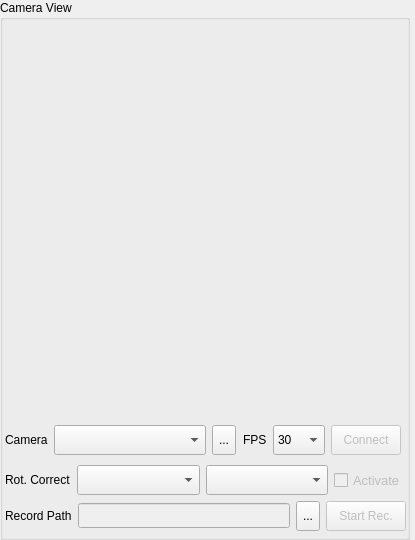
<?xml version="1.0" encoding="UTF-8"?>
<ui version="4.0">
 <class>EndoscopeView</class>
 <widget class="QWidget" name="EndoscopeView">
  <property name="geometry">
   <rect>
    <x>0</x>
    <y>0</y>
    <width>415</width>
    <height>540</height>
   </rect>
  </property>
  <property name="sizePolicy">
   <sizepolicy hsizetype="Fixed" vsizetype="Fixed">
    <horstretch>0</horstretch>
    <verstretch>0</verstretch>
   </sizepolicy>
  </property>
  <property name="minimumSize">
   <size>
    <width>415</width>
    <height>540</height>
   </size>
  </property>
  <property name="maximumSize">
   <size>
    <width>415</width>
    <height>540</height>
   </size>
  </property>
  <property name="windowTitle">
   <string>Form</string>
  </property>
  <widget class="QGroupBox" name="groupBox">
   <property name="geometry">
    <rect>
     <x>0</x>
     <y>0</y>
     <width>410</width>
     <height>540</height>
    </rect>
   </property>
   <property name="title">
    <string>Camera View</string>
   </property>
   <widget class="QLabel" name="cameraView">
    <property name="geometry">
     <rect>
      <x>5</x>
      <y>20</y>
      <width>400</width>
      <height>400</height>
     </rect>
    </property>
    <property name="sizePolicy">
     <sizepolicy hsizetype="Fixed" vsizetype="Fixed">
      <horstretch>0</horstretch>
      <verstretch>0</verstretch>
     </sizepolicy>
    </property>
    <property name="minimumSize">
     <size>
      <width>400</width>
      <height>400</height>
     </size>
    </property>
    <property name="maximumSize">
     <size>
      <width>400</width>
      <height>400</height>
     </size>
    </property>
    <property name="text">
     <string/>
    </property>
   </widget>
   <widget class="QWidget" name="gridLayoutWidget">
    <property name="geometry">
     <rect>
      <x>240</x>
      <y>420</y>
      <width>171</width>
      <height>41</height>
     </rect>
    </property>
    <layout class="QGridLayout" name="gridLayout">
     <property name="leftMargin">
      <number>3</number>
     </property>
     <property name="rightMargin">
      <number>10</number>
     </property>
     <item row="0" column="0">
      <widget class="QLabel" name="label_2">
       <property name="sizePolicy">
        <sizepolicy hsizetype="Fixed" vsizetype="Preferred">
         <horstretch>0</horstretch>
         <verstretch>0</verstretch>
        </sizepolicy>
       </property>
       <property name="text">
        <string>FPS</string>
       </property>
      </widget>
     </item>
     <item row="0" column="1">
      <widget class="QComboBox" name="fpsComboBox">
       <property name="minimumSize">
        <size>
         <width>0</width>
         <height>30</height>
        </size>
       </property>
       <property name="maximumSize">
        <size>
         <width>16777215</width>
         <height>30</height>
        </size>
       </property>
       <item>
        <property name="text">
         <string>30</string>
        </property>
       </item>
       <item>
        <property name="text">
         <string>60</string>
        </property>
       </item>
      </widget>
     </item>
     <item row="0" column="2">
      <widget class="QPushButton" name="connectButton">
       <property name="enabled">
        <bool>false</bool>
       </property>
       <property name="sizePolicy">
        <sizepolicy hsizetype="Fixed" vsizetype="Fixed">
         <horstretch>0</horstretch>
         <verstretch>0</verstretch>
        </sizepolicy>
       </property>
       <property name="minimumSize">
        <size>
         <width>70</width>
         <height>30</height>
        </size>
       </property>
       <property name="maximumSize">
        <size>
         <width>70</width>
         <height>30</height>
        </size>
       </property>
       <property name="text">
        <string>Connect</string>
       </property>
      </widget>
     </item>
    </layout>
   </widget>
   <widget class="QWidget" name="gridLayoutWidget_2">
    <property name="geometry">
     <rect>
      <x>0</x>
      <y>420</y>
      <width>241</width>
      <height>41</height>
     </rect>
    </property>
    <layout class="QGridLayout" name="gridLayout_2">
     <property name="leftMargin">
      <number>5</number>
     </property>
     <property name="rightMargin">
      <number>5</number>
     </property>
     <item row="0" column="0">
      <widget class="QLabel" name="label">
       <property name="sizePolicy">
        <sizepolicy hsizetype="Fixed" vsizetype="Preferred">
         <horstretch>0</horstretch>
         <verstretch>0</verstretch>
        </sizepolicy>
       </property>
       <property name="text">
        <string>Camera</string>
       </property>
      </widget>
     </item>
     <item row="0" column="1">
      <widget class="QComboBox" name="cameraComboBox">
       <property name="minimumSize">
        <size>
         <width>0</width>
         <height>30</height>
        </size>
       </property>
       <property name="maximumSize">
        <size>
         <width>16777215</width>
         <height>30</height>
        </size>
       </property>
      </widget>
     </item>
     <item row="0" column="2">
      <widget class="QToolButton" name="cameraRefreshButton">
       <property name="minimumSize">
        <size>
         <width>0</width>
         <height>30</height>
        </size>
       </property>
       <property name="maximumSize">
        <size>
         <width>16777215</width>
         <height>30</height>
        </size>
       </property>
       <property name="text">
        <string>...</string>
       </property>
      </widget>
     </item>
    </layout>
   </widget>
   <widget class="QWidget" name="gridLayoutWidget_3">
    <property name="geometry">
     <rect>
      <x>0</x>
      <y>460</y>
      <width>411</width>
      <height>41</height>
     </rect>
    </property>
    <layout class="QGridLayout" name="gridLayout_3">
     <property name="leftMargin">
      <number>5</number>
     </property>
     <property name="rightMargin">
      <number>5</number>
     </property>
     <item row="0" column="0">
      <widget class="QLabel" name="label_3">
       <property name="sizePolicy">
        <sizepolicy hsizetype="Fixed" vsizetype="Preferred">
         <horstretch>0</horstretch>
         <verstretch>0</verstretch>
        </sizepolicy>
       </property>
       <property name="text">
        <string>Rot. Correct</string>
       </property>
      </widget>
     </item>
     <item row="0" column="1">
      <widget class="QComboBox" name="rotCorrectEquipComboBox">
       <property name="enabled">
        <bool>true</bool>
       </property>
       <property name="minimumSize">
        <size>
         <width>0</width>
         <height>30</height>
        </size>
       </property>
       <property name="maximumSize">
        <size>
         <width>16777215</width>
         <height>30</height>
        </size>
       </property>
      </widget>
     </item>
     <item row="0" column="2">
      <widget class="QComboBox" name="rotCorrectActuatorComboBox">
       <property name="enabled">
        <bool>true</bool>
       </property>
       <property name="minimumSize">
        <size>
         <width>0</width>
         <height>30</height>
        </size>
       </property>
       <property name="maximumSize">
        <size>
         <width>16777215</width>
         <height>30</height>
        </size>
       </property>
      </widget>
     </item>
     <item row="0" column="3">
      <widget class="QCheckBox" name="rotCorrectCheckBox">
       <property name="enabled">
        <bool>false</bool>
       </property>
       <property name="sizePolicy">
        <sizepolicy hsizetype="Fixed" vsizetype="Fixed">
         <horstretch>0</horstretch>
         <verstretch>0</verstretch>
        </sizepolicy>
       </property>
       <property name="minimumSize">
        <size>
         <width>0</width>
         <height>30</height>
        </size>
       </property>
       <property name="maximumSize">
        <size>
         <width>16777215</width>
         <height>30</height>
        </size>
       </property>
       <property name="font">
        <font>
         <pointsize>10</pointsize>
        </font>
       </property>
       <property name="text">
        <string>Activate</string>
       </property>
      </widget>
     </item>
    </layout>
   </widget>
   <widget class="QWidget" name="gridLayoutWidget_4">
    <property name="geometry">
     <rect>
      <x>0</x>
      <y>500</y>
      <width>411</width>
      <height>32</height>
     </rect>
    </property>
    <layout class="QGridLayout" name="gridLayout_4">
     <property name="leftMargin">
      <number>5</number>
     </property>
     <property name="rightMargin">
      <number>5</number>
     </property>
     <property name="bottomMargin">
      <number>0</number>
     </property>
     <item row="0" column="1">
      <widget class="QLineEdit" name="recordPathLineEdit">
       <property name="enabled">
        <bool>false</bool>
       </property>
       <property name="sizePolicy">
        <sizepolicy hsizetype="Expanding" vsizetype="Fixed">
         <horstretch>0</horstretch>
         <verstretch>0</verstretch>
        </sizepolicy>
       </property>
       <property name="minimumSize">
        <size>
         <width>0</width>
         <height>25</height>
        </size>
       </property>
       <property name="maximumSize">
        <size>
         <width>16777215</width>
         <height>25</height>
        </size>
       </property>
       <property name="focusPolicy">
        <enum>Qt::FocusPolicy::NoFocus</enum>
       </property>
       <property name="contextMenuPolicy">
        <enum>Qt::ContextMenuPolicy::NoContextMenu</enum>
       </property>
       <property name="readOnly">
        <bool>true</bool>
       </property>
      </widget>
     </item>
     <item row="0" column="0">
      <widget class="QLabel" name="label_4">
       <property name="text">
        <string>Record Path</string>
       </property>
      </widget>
     </item>
     <item row="0" column="2">
      <widget class="QToolButton" name="recordPathSetButton">
       <property name="minimumSize">
        <size>
         <width>0</width>
         <height>30</height>
        </size>
       </property>
       <property name="maximumSize">
        <size>
         <width>16777215</width>
         <height>30</height>
        </size>
       </property>
       <property name="text">
        <string>...</string>
       </property>
      </widget>
     </item>
     <item row="0" column="3">
      <widget class="QPushButton" name="recordButton">
       <property name="enabled">
        <bool>false</bool>
       </property>
       <property name="sizePolicy">
        <sizepolicy hsizetype="Fixed" vsizetype="Fixed">
         <horstretch>0</horstretch>
         <verstretch>0</verstretch>
        </sizepolicy>
       </property>
       <property name="minimumSize">
        <size>
         <width>80</width>
         <height>30</height>
        </size>
       </property>
       <property name="maximumSize">
        <size>
         <width>80</width>
         <height>30</height>
        </size>
       </property>
       <property name="text">
        <string>Start Rec.</string>
       </property>
      </widget>
     </item>
    </layout>
   </widget>
  </widget>
 </widget>
 <resources/>
 <connections/>
</ui>
